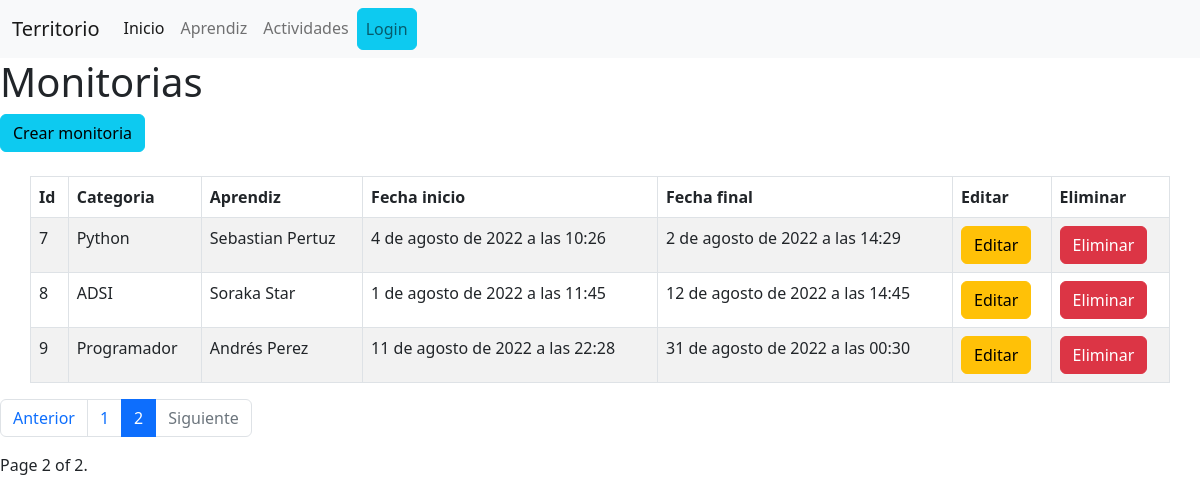
The app's page /territorio/monitoria/?page=2 with its own data.
### territorio/models.py (models this page shows, shortened)
class Monitoria(models.Model):
    cat = models.CharField(max_length=100)
    aprendiz = models.ForeignKey(Aprendiz, on_delete = models.DO_NOTHING)
    fecha_inicio = models.DateTimeField()
    fecha_final = models.DateTimeField()

class Aprendiz(models.Model):
    cedula = models.IntegerField(primary_key=True)
    nombre = models.CharField(max_length=100, blank=True)
    apellido = models.CharField(max_length=100)
    fecha_nacimiento = models.DateField()
    def __str__(self):
        return self.nombre

### territorio/views.py (the view)
# urls.py: path('monitoria/', views.listarMonitorias, name="monitorias"),
def listarMonitorias(request):
    m = Monitoria.objects.all()
    pag = Paginator(m, 3)
    page_number = request.GET.get('page')
    m = pag.get_page(page_number)
    contexto = { 'datos': m}
    return render(request, 'territorio/monitoria/listar_monitoria.html', contexto)

### territorio/templates/territorio/monitoria/listar_monitoria.html (shortened to what this page needs)
{% extends 'territorio/base.html' %}
{% block body %}
    <h1>Monitorias</h1>
    <a class="btn btn-info" href="{% url 'territorio:form-monitoria' %}">Crear monitoria</a><br/><br/>
    {% if datos %}
        <table class="container table table-striped table-bordered">
            <thead>
                <tr>
                    <th>Id</th>
                    <th>Categoria</th>
                    <th>Aprendiz</th>
                    <th>Fecha inicio</th>
                    <th>Fecha final</th>
                    <th>Editar</th>
                    <th>Eliminar</th>
                </tr>
            </thead>
            <tbody>
                {% for i in datos %}
                    <tr>
                        <td>{{i.id}}</td>
                        <td>{{i.cat}}</td>
                        <td>{{i.aprendiz}} {{i.aprendiz.apellido}}</td>
                        <td>{{i.fecha_inicio}}</td>
                        <td>{{i.fecha_final}}</td>
                        <td><a class="btn btn-warning" href="{% url 'territorio:edit-monit' i.id %}">Editar</a></td>
                        <td><a class="btn btn-danger" href="{% url 'territorio:elim-monit' i.id %}">Eliminar</a></td>
                    </tr>
                {% endfor %}
            </tbody>
        </table>
        <nav aria-label="...">
            <ul class="pagination">
                <li class="page-item {% if not datos.has_previous %} disabled {% endif %}">
                    <a class="page-link" {% if datos.has_previous %} href="?page={{ datos.previous_page_number }}" {% endif %} >Anterior</a>
                </li>
                {% for i in "x"|rjust:datos.paginator.num_pages|make_list %}
                    <li class="page-item {% if forloop.counter == datos.number %} active {% endif %}">
                        <a class="page-link" href="?page={{ forloop.counter }}">{{ forloop.counter }}</a>
                    </li>
                {% endfor %}
                <li class="page-item {% if not datos.has_next %} disabled {% endif %}">
                    <a class="page-link" {% if datos.has_next %} href="?page={{ datos.next_page_number }}" {% endif %}>Siguiente</a>
                </li>
            </ul>
        </nav>
        Page {{ datos.number }} of {{ datos.paginator.num_pages }}.
    {% endif %}
{% endblock %}

### records on screen
Monitoria: id "7", cat "Python", aprendiz "Sebastian", aprendiz.apellido "Pertuz", fecha_inicio "4 de agosto de 2022 a las 10:26", fecha_final "2 de agosto de 2022 a las 14:29"
Monitoria: id "8", cat "ADSI", aprendiz "Soraka", aprendiz.apellido "Star", fecha_inicio "1 de agosto de 2022 a las 11:45", fecha_final "12 de agosto de 2022 a las 14:45"
Monitoria: id "9", cat "Programador", aprendiz "Andrés", aprendiz.apellido "Perez", fecha_inicio "11 de agosto de 2022 a las 22:28", fecha_final "31 de agosto de 2022 a las 00:30"

### other values on screen
{{ datos.number }} "2"
{{ datos.paginator.num_pages }} "2"
